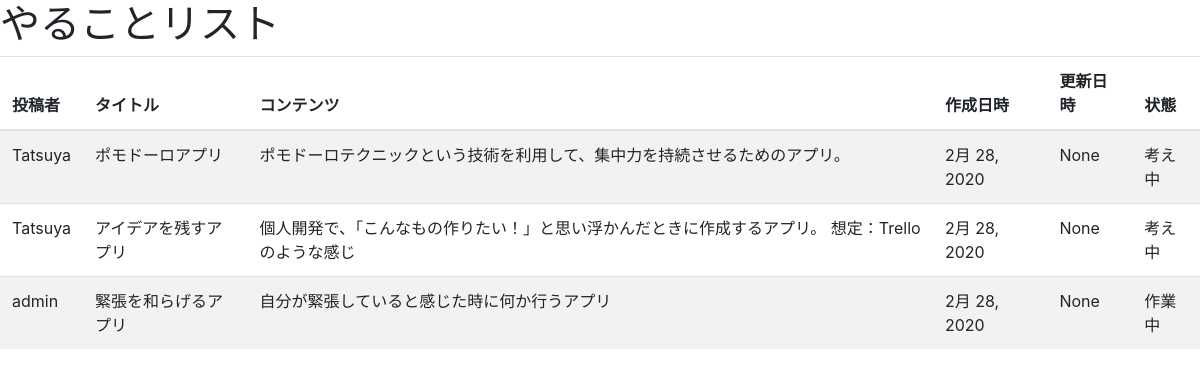
The app's page /todolist/todolist/ with its own data.
### todolist/models.py (models this page shows, shortened)
class ToDoList(models.Model):
    class Meta:
        db_table = 'todolist'
    author = models.ForeignKey(settings.AUTH_USER_MODEL, on_delete=models.CASCADE)
    title = models.CharField(verbose_name='タイトル', max_length=10)
    content = models.TextField(verbose_name='内容', max_length=5000)
    created_date = models.DateField(verbose_name='作成日', default=timezone.now())
    updated_date = models.DateField(verbose_name='更新日', blank=True, null=True)
    THINKING = '考え中'
    WORKING = '作業中'
    FINISHED = '完了'
    STATUS = [
        (THINKING, 'Thinking'),
        (WORKING, 'Working'),
        (FINISHED, 'Finished'),
    ]
    status = models.CharField(
        verbose_name='ステータス',
        max_length=3,
        choices=STATUS,
        default=THINKING,
    )

### todolist/views.py (the view)
# urls.py: path('todolist/', views.ToDoListView.as_view(), name='todolist'),
class ToDoListView(ListView):
    model = ToDoList
    paginate_by = 20

### todolist/templates/todolist/todolist_list.html (shortened to what this page needs)
<!doctype html>
<html lang="ja">
<head>
    <link rel="stylesheet" href="https://stackpath.bootstrapcdn.com/bootstrap/4.4.1/css/bootstrap.min.css"
    >
</head>
    <body>
    <h1>やることリスト</h1>
    <table class="table table-striped">
        <thead>
        <tr>
            <th scope="col">投稿者</th>
            <th scope="col">タイトル</th>
            <th scope="col">コンテンツ</th>
            <th scope="col">作成日時</th>
            <th scope="col">更新日時</th>
            <th scope="col">状態</th>
        </tr>
        </thead>
        <tbody>
        {% for item in todolist_list %}
        <tr>
            <td>{{ item.author }}</td>
            <td> {{ item.title }}</td>
            <td> {{ item.content }}</td>
            <td>{{ item.created_date }}</td>
            <td>{{ item.updated_date }}</td>
            <td>{{ item.status }}</td>
        </tr>
        {% endfor %}
        </tbody>
    </table>
    </body>
</html>

### records on screen
ToDoList: author "Tatsuya", title "ポモドーロアプリ", content "ポモドーロテクニックという技術を利用して、集中力を持続させるためのアプリ。", created_date "2月 28, 2020", updated_date "None", status "考え中"
ToDoList: author "Tatsuya", title "アイデアを残すアプリ", content "個人開発で、「こんなもの作りたい！」と思い浮かんだときに作成するアプリ。 想定：Trelloのような感じ", created_date "2月 28, 2020", updated_date "None", status "考え中"
ToDoList: author "admin", title "緊張を和らげるアプリ", content "自分が緊張していると感じた時に何か行うアプリ", created_date "2月 28, 2020", updated_date "None", status "作業中"
